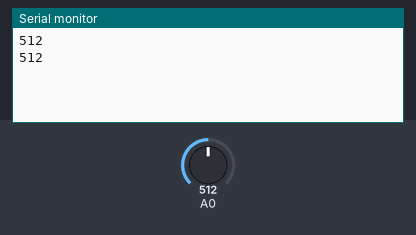
Bench run of a sketch on a simulated Arduino Uno, built with avr-gcc and run on an emulated ATmega328P. Shown: the last lines printed to the serial monitor. The test bench sets the inputs (shaded band); at power-on: A0 = 512.

Above: at 5.8 s.
5.9 s: A0 set to 716
At 10.5 s:
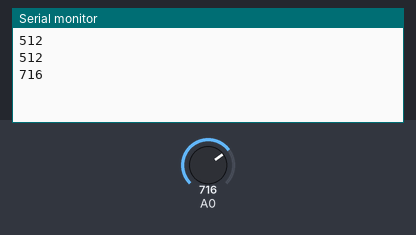
11.9 s: A0 set to 900
At 15.5 s:
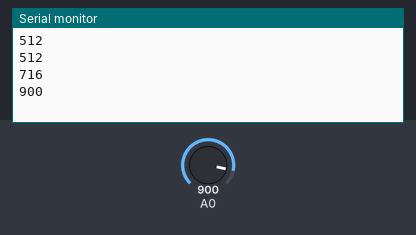
Timing chart, 0 to 17.0 s (numbered marks = the images above; inputs shaded):
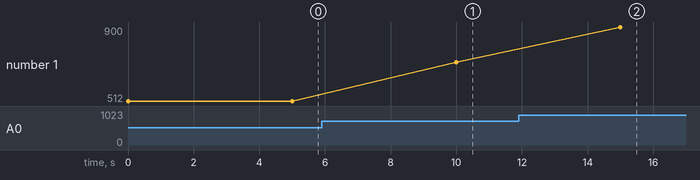

Measured:
- after the input at 5.9 s, the serial monitor: prints a new line after 4.1 s (image 1)
- after the input at 11.9 s, the serial monitor: prints a new line after 3.1 s (image 2)
- plotted number 1: 512 → 716 after the input at 5.9 s, 716 → 900 after the input at 11.9 s

The sketch:

E1A_-_Photocell.ino
```cpp
/*
  Photocell - measurements

  Outputs varying values to the Serial monitor depending on the amount of light hitting the photocell.

  Created October 2018
  By José Lara
  for UW HCDE 539 - Physical Computing & Prototyping

  Tutorial based on the ArduinoIDE example: BLINK.
  http://www.arduino.cc/en/Tutorial/Blink
*/

// constants won't change. They're used here to set pin numbers:
const int photocellPin = 0;
int photocellReading;

// the setup function runs once when you press reset or power the board
void setup() {


  // initialize digital pinMode with A0 as INPUT.
  pinMode(A0, INPUT);

  // initialize serial comms
  Serial.begin(9600);

}

// the loop function runs over and over again forever
void loop() {

  //read the value of the light
  photocellReading = analogRead(A0);

  //console write
  Serial.println(photocellReading);

  // wait for a bit
  delay (5000);
}
```
